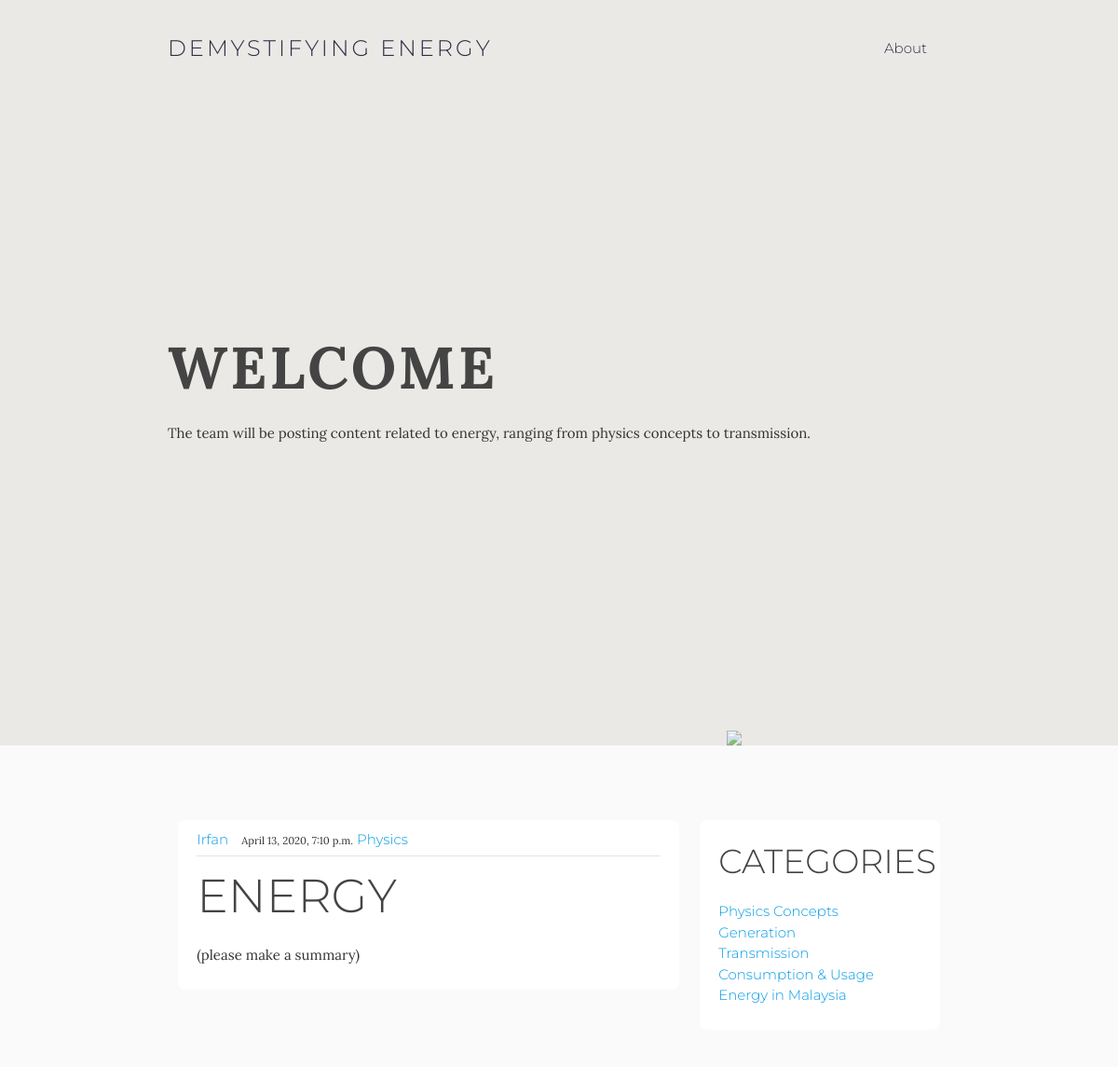
The page / on the database its author committed.
### blog/models.py (models this page shows, shortened)
class Article(models.Model):
    title = models.CharField(max_length=100)
    slug = models.SlugField()
    category = models.ForeignKey('Category', on_delete=models.CASCADE)
    content = RichTextField(config_name = 'default')
    summary = models.CharField(max_length=100)
    datePosted = models.DateTimeField(auto_now_add=True)
    author = models.TextField()
    status = models.IntegerField(choices=STATUS, default=0)
    created_on = models.DateTimeField(auto_now_add=True)
    class Meta:
        ordering = ['-created_on']

class Category(models.Model):
    name = models.CharField(max_length=100)
    slug = models.SlugField(max_length=100, unique=True)
    class Meta:
        ordering = ('name',)
        verbose_name = 'category'
        verbose_name_plural = 'categories'
    def get_absolute_url(self):
        return reverse('blog:list_by_category', args=[self.slug] )
    def __str__(self):
        return self.name

### blog/views.py (the view)
# urls.py: path('', views.home, name='blog-home'),
def home(request):
    articles = Article.objects.all()
    return render(request, 'blog/home.html', {'articles':articles})

### blog/templates/blog/home.html (shortened to what this page needs)
{% extends "blog/base.html" %}
{% load static %}
{% block content %}
<div class="parallax-container">
  <div class="jumbotron jumbotron-fluid">
    <div class="container">
      <h1 class="display-4 lora" id="jumbotron-title">WELCOME</h1>
      <p class="lead">The team will be posting content related to energy, ranging from  physics concepts to transmission.</p>
    </div>
    <img src="{% static 'blog/img/transparent.png' %}" class="background-image">
  </div>
</div>
<main role="main" class="container content">
<div class="row">
    <div class="col s8">
      {% for article in articles %}
        {% if article.status%}
        <article class="media content-section">
            <div class="media-body">
              <div class="article-metadata">
                <a class="mr-2" href="#">{{ article.author }}</a>
                <small class="text-muted">{{ article.datePosted }}</small>
                <a class="mr-2" href="{{article.category.get_absolute_url}}">{{article.category}}</a>
              </div>
              <h2><a class="article-title" href="{% url 'blog:link' slug=article.slug %}">{{ article.title }}</a></h2>
              <p class="article-content">{{ article.summary}}</p>
            </div>
          </article>
        {% endif %}
      {% endfor %}
    </div>
{% endblock content %}

### blog/static/blog/main.css (style rules this page uses)
body { font-family: 'Lora', serif; background: #fafafa; color: #333333; }
a { font-family: 'Montserrat', sans-serif; font-weight: 300; }
h1, h2, h3, h4, h5, h6 { font-family: 'Montserrat', sans-serif; font-weight: 300; text-transform: uppercase; }
h1, h2, h3, h4, h5, h6 { color: #444444; }
h1 { font-family: "Lora", serif; letter-spacing: 3px; }
h2 { font-size: 3.35rem; margin: 1.0rem 0 1.7rem 0 }
.content-section { background: #ffffff; padding: 10px 20px; border-radius: 8px; margin-bottom: 20px; }
.container { position: relative; z-index: 100; }
.parallax-container { height: 100vh; background-color:#eae9e5; }
.background-image { width: 35%; position: absolute; bottom: 0%; right: 0%; z-index: 1; opacity: 0.7; }
.article-title { color: #444444; }
.jumbotron { margin-top: 45vh; z-index: 10; }
.article-content { white-space: pre-line; max-width: 100%; }
.mr-2 { margin-right: 10px; }
.article-metadata { padding-bottom: 5px; margin-bottom: 4px; border-bottom: 1px solid #e3e3e3; }
.jumbotron h1 { font-weight: 700; }
.content { margin-top: 80px; }

### rows shown on the page
Article: author "Irfan", datePosted "April 13, 2020, 7:10 p.m.", category "Physics", title "ENERGY", summary "(please make a summary)"
